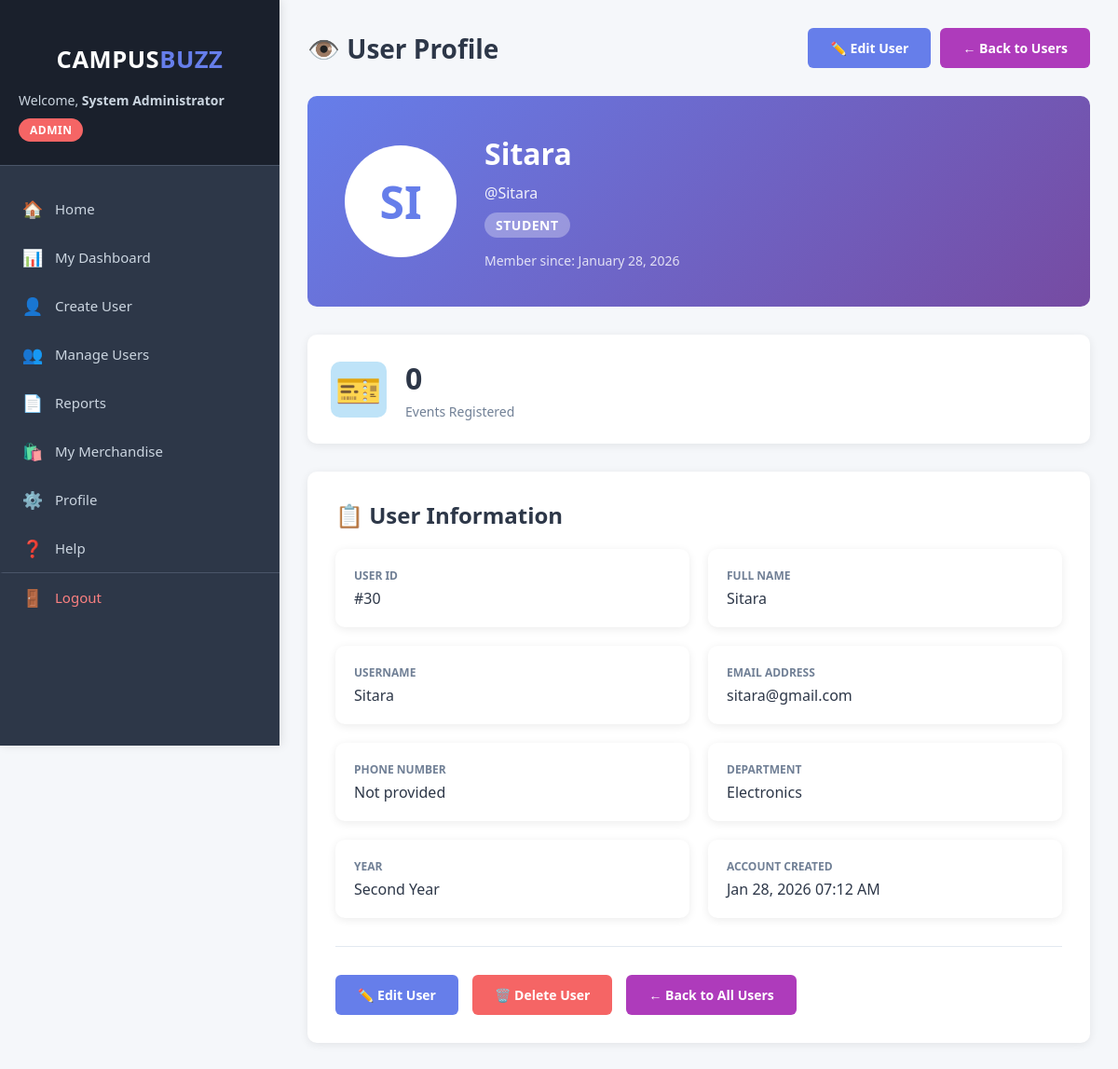
Page /admin/view_user.php?id=30 (signed in) on the earlier database version.
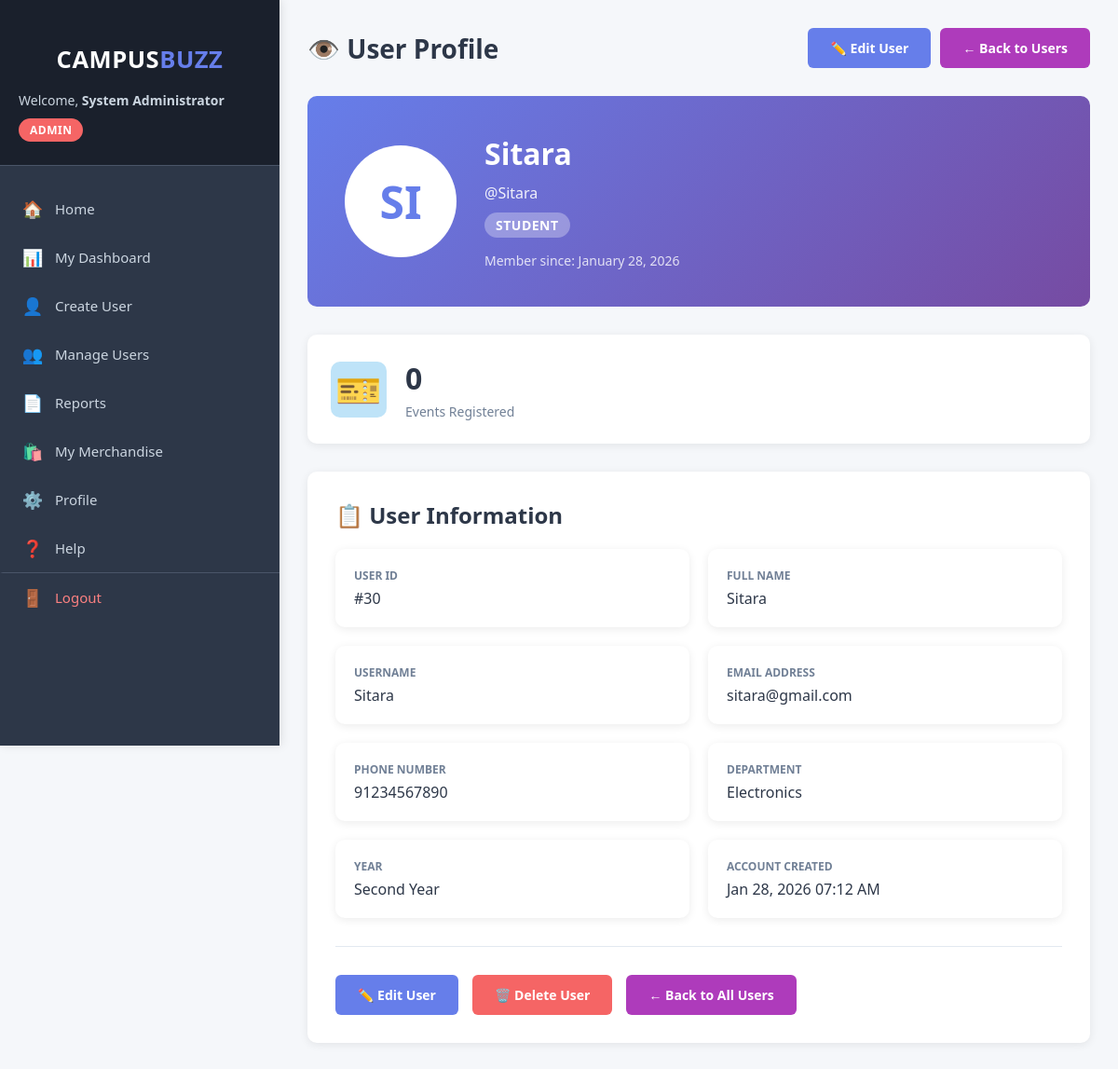
Same page on the later database version.
### tables this page shows
CREATE TABLE `users` (
  `id` int(11) NOT NULL,
  `username` varchar(50) NOT NULL,
  `email` varchar(100) NOT NULL,
  `phone` varchar(20) DEFAULT NULL,
  `password` varchar(255) NOT NULL,
  `role` enum('admin','organizer','student') NOT NULL,
  `full_name` varchar(100) DEFAULT NULL,
  `department` varchar(100) DEFAULT NULL,
  `year` varchar(20) DEFAULT NULL,
  `bio` text DEFAULT NULL,
  `address` text DEFAULT NULL,
  `profile_image` varchar(255) DEFAULT NULL,
  `created_at` timestamp NOT NULL DEFAULT current_timestamp(),
  `created_by` int(11) DEFAULT NULL
);

### admin/view_user.php (the view, shortened to what the changed rows need)
<?php
require_once '../config/database.php';
$user_id = intval($_GET['id']);
$user_query = "SELECT * FROM users WHERE id = $user_id AND role != 'admin'";
$user_result = mysqli_query($conn, $user_query);
$user = mysqli_fetch_assoc($user_result);
?>
<!DOCTYPE html>
<html lang="en">
<head>
    <link rel="stylesheet" href="../assets/css/style.css">
</head>
<body>
    <div class="dashboard-container">
        <?php include '../includes/sidebar.php'; ?>
        <main class="main-content">
            <div class="content-header">
                <h1>👁️ User Profile</h1>
            </div>
            <div class="profile-header">
                <div class ="profile-avatar">
                    <?php echo strtoupper(substr($user['full_name'], 0, 2)); ?>
                </div>
                <div style="flex: 1;">
<h2 style="margin-bottom: 10px; font-size: 32px;"><?php echo htmlspecialchars($user['full_name']); ?></h2>
<p style="opacity: 0.9; margin-bottom: 10px; font-size: 16px;">
@<?php echo htmlspecialchars($user['username']); ?>
</p>
<span class="role-badge" style="background: rgba(255,255,255,0.3); font-size: 14px;">
<?php echo ucfirst($user['role']); ?>
</span>
<p style="margin-top: 15px; opacity: 0.8; font-size: 14px;">
Member since: <?php echo date('F d, Y', strtotime($user['created_at'])); ?>
</p>
</div>
</div>
        <div style="background: white; padding: 30px; border-radius: 10px; box-shadow: 0 2px 10px rgba(0,0,0,0.08);">
            <h2 style="margin-bottom: 20px; color: #2d3748;">📋 User Information</h2>
            <div class="info-grid">
                <div class="info-card">
                    <div class="info-label">User ID</div>
                    <div class="info-value">#<?php echo $user['id']; ?></div>
                </div>
                <div class="info-card">
                    <div class="info-label">Full Name</div>
                    <div class="info-value"><?php echo htmlspecialchars($user['full_name']); ?></div>
                </div>
                <div class="info-card">
                    <div class="info-label">Username</div>
                    <div class="info-value"><?php echo htmlspecialchars($user['username']); ?></div>
                </div>
                <div class="info-card">
                    <div class="info-label">Email Address</div>
                    <div class="info-value"><?php echo htmlspecialchars($user['email']); ?></div>
                </div>
                <div class="info-card">
                    <div class="info-label">Phone Number</div>
                    <div class="info-value"><?php echo $user['phone'] ? htmlspecialchars($user['phone']) : 'Not provided'; ?></div>
                </div>
                <div class="info-card">
                    <div class="info-label">Department</div>
                    <div class="info-value"><?php echo $user['department'] ? htmlspecialchars($user['department']) : 'Not specified'; ?></div>
                </div>
                <?php if($user['role'] == 'student'): ?>
                <div class="info-card">
                    <div class="info-label">Year</div>
                    <div class="info-value"><?php echo $user['year'] ? htmlspecialchars($user['year']) : 'Not specified'; ?></div>
                </div>
                <?php endif; ?>
                <div class="info-card">
                    <div class="info-label">Account Created</div>
                    <div class="info-value"><?php echo date('M d, Y h:i A', strtotime($user['created_at'])); ?></div>
                </div>
            </div>
        </div>
    </main>
</div>

Differences in the rows shown:
changed users "SI": phone (not shown) → "91234567890"
Other differences:
text no longer shown: "Not provided"
